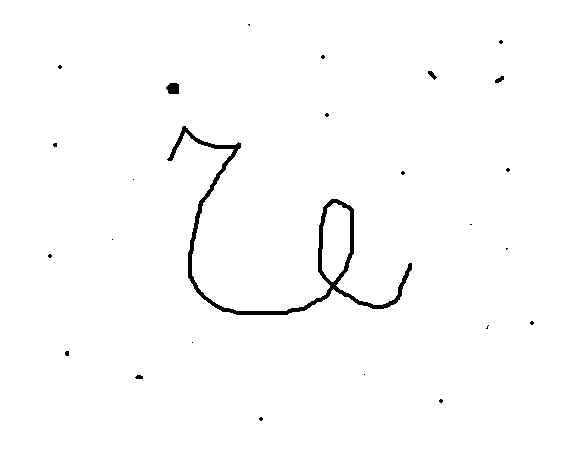
#> input picture Image Processing-open cv/images/image.png, 569 x 450 px, found by its file name
$ python p49.py
#> lines starting #> are read from the running program, lines starting #| are printed output that depends on the picture; after the words box and inside, x2 and y2 are one past the last pixel; in counts of white or black regions, pixels touching at a corner belong together
import cv2
import numpy as np
img=cv2.imread("image.png",0)
#> img: shape (450, 569); 98.7% white; 25 black regions (20 under 20 px), largest, box (x1, y1, x2, y2) and area: (167, 126, 412, 315) 2870, (166, 83, 179, 94) 121, (428, 71, 437, 80) 39, (495, 76, 504, 83) 38, (135, 375, 143, 379) 26
kernel=np.ones((6,6),np.uint8)
tophat=cv2.morphologyEx(img,cv2.MORPH_TOPHAT,kernel)
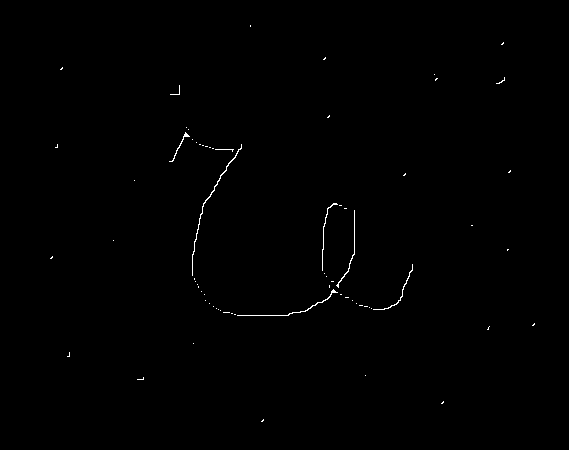
#> tophat: shape (450, 569); 0.34% white in thin lines or dots, all inside (x1, y1, x2, y2) = (50, 25, 535, 422)
cv2.imshow("img",img)
cv2.imshow("tophat",tophat)
cv2.waitKey(0)
cv2.destroyAllWindows()
